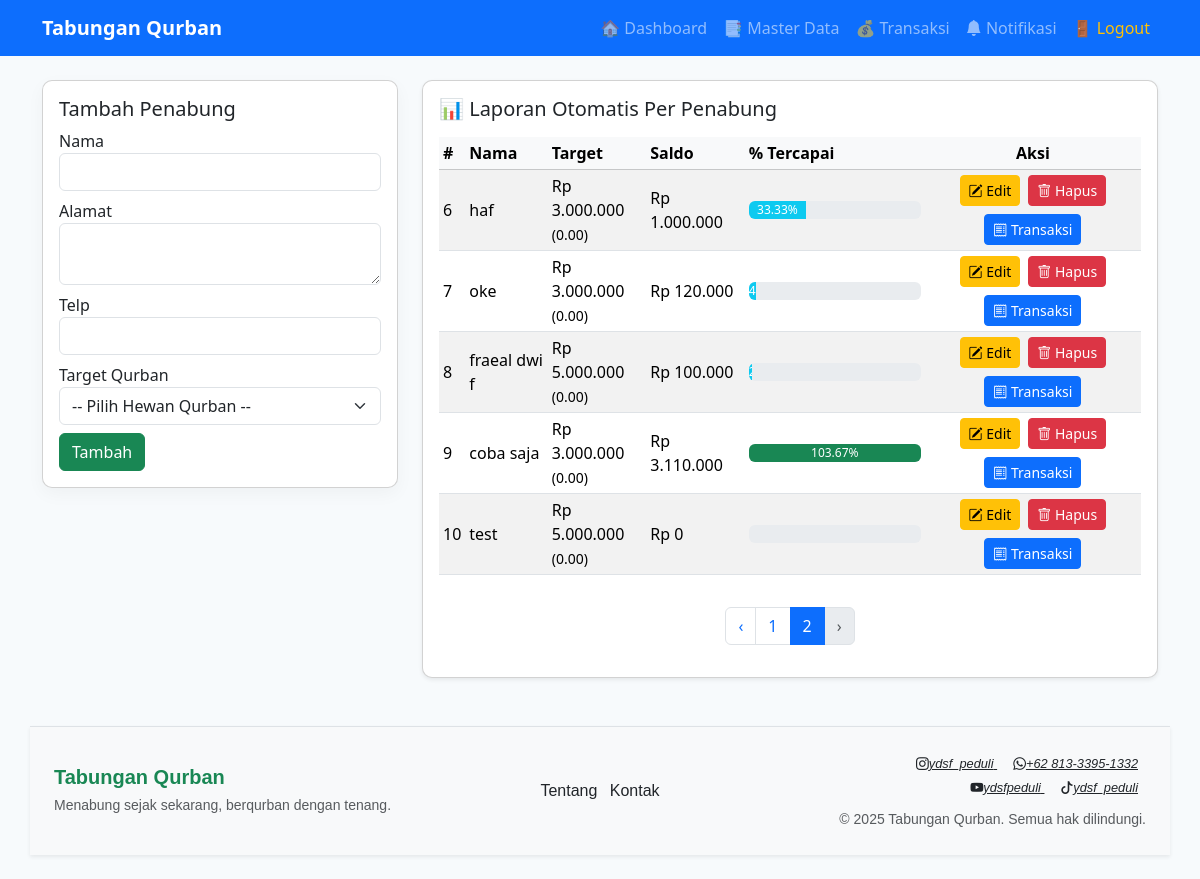
Page /pages/master_data.php?page=2 (signed in) on the committed database.
### tables this page shows
CREATE TABLE `savers` (
  `id` int(11) NOT NULL,
  `nama` varchar(200) NOT NULL,
  `username` varchar(50) DEFAULT NULL,
  `password` varchar(255) DEFAULT NULL,
  `animal_id` int(11) DEFAULT NULL,
  `nik` varchar(50) DEFAULT NULL,
  `alamat` text DEFAULT NULL,
  `telp` varchar(50) DEFAULT NULL,
  `target_qurban` decimal(12,2) DEFAULT 0.00,
  `created_at` timestamp NOT NULL DEFAULT current_timestamp(),
  `target_nominal` int(11) DEFAULT 0,
  `tanggal_lunas` date DEFAULT NULL
);

### inc/functions.php (called while the page is built, shortened)
<?php
require_once __DIR__ . '/db.php';
function get_all_savers() {
    global $pdo;
    $stmt = $pdo->query("SELECT * FROM savers ORDER BY created_at DESC");
    return $stmt->fetchAll();
}
function get_balance($saver_id) {
    global $pdo;
    $stmt = $pdo->prepare("
        SELECT
          (SELECT IFNULL(SUM(amount),0) FROM transactions WHERE saver_id = ? AND jenis='setor') -
          (SELECT IFNULL(SUM(amount),0) FROM transactions WHERE saver_id = ? AND jenis='tarik') AS balance
    ");
    $stmt->execute([$saver_id, $saver_id]);
    $row = $stmt->fetch();
    return $row ? $row['balance'] : 0;
}

### pages/master_data.php (the view, shortened to what this page needs)
<?php
require_once __DIR__ . '/../inc/functions.php';
include __DIR__ . '/../inc/header.php';
$id   = $_GET['id'] ?? null;
$savers = get_all_savers();
$edit_data = $id ? get_saver($id) : null;
?>
<div class="row">
  <div class="col-md-4">
    <div class="card p-3">
      <h5><?= $edit_data ? 'Edit Penabung' : 'Tambah Penabung' ?></h5>
      <form method="post" action="save_saver.php">
        <div class="mb-2">
          <label>Nama</label>
          <input name="nama" class="form-control" required value="<?= $edit_data['nama'] ?? '' ?>">
        </div>
        <div class="mb-2">
          <label>Alamat</label>
          <textarea name="alamat" class="form-control"><?= $edit_data['alamat'] ?? '' ?></textarea>
        </div>
        <div class="mb-2">
          <label>Telp</label>
          <input name="telp" class="form-control" value="<?= $edit_data['telp'] ?? '' ?>">
        </div>
        <div class="mb-2">
          <label>Target Qurban</label>
          <select name="target_qurban" id="target_qurban" class="form-select" required>
            <option value="">-- Pilih Hewan Qurban --</option>
          </select>
        </div>
        <button class="btn btn-success"><?= $edit_data ? 'Simpan Perubahan' : 'Tambah' ?></button>
      </form>
    </div>
  </div>
<div class="col-md-8">
  <div class="card p-3 shadow-sm">
    <h5 class="mb-3">📊 Laporan Otomatis Per Penabung</h5>
    <table class="table table-striped table-hover table-sm align-middle">
      <thead class="table-light">
        <tr>
          <th>#</th>
          <th>Nama</th>
          <th>Target</th>
          <th>Saldo</th>
          <th>% Tercapai</th>
          <th class="text-center">Aksi</th>
        </tr>
      </thead>
      <tbody>
        <?php
        $per_page = 5;
        $total_data = count($savers);
        $total_pages = ceil($total_data / $per_page);
        $page = isset($_GET['page']) ? (int)$_GET['page'] : 1;
        $start = ($page - 1) * $per_page;
        $page_savers = array_slice($savers, $start, $per_page);
        foreach ($page_savers as $i => $s):
            $saldo = get_balance($s['id']);
            $target = $s['target_nominal'] ?? 0;
            $progress = $target > 0 ? round(($saldo / $target) * 100, 2) : 0;
        ?>
        <tr>
          <td><?= $start + $i + 1 ?></td>
          <td><?= htmlspecialchars($s['nama']) ?></td>
          <td>Rp <?= number_format($target, 0, ',', '.') ?> <br><small>(<?= htmlspecialchars($s['target_qurban']) ?>)</small></td>
          <td>Rp <?= number_format($saldo, 0, ',', '.') ?></td>
          <td style="width:180px">
            <div class="progress" style="height: 18px;">
              <div class="progress-bar <?= $progress >= 100 ? 'bg-success' : 'bg-info' ?>"
                   role="progressbar"
                   style="width: <?= min($progress,100) ?>%">
                <?= $progress ?>%
              </div>
            </div>
          </td>
          <td>
            <div class="d-flex justify-content-center gap-2 flex-wrap">
              <a href="?mode=edit&id=<?= $s['id'] ?>" class="btn btn-sm btn-warning">
                <i class="bi bi-pencil-square"></i> Edit
              </a>
              <a href="save_saver.php?action=del&id=<?= $s['id'] ?>"
                 class="btn btn-sm btn-danger"
                 onclick="return confirm('Hapus penabung ini?')">
                <i class="bi bi-trash"></i> Hapus
              </a>
              <a href="transactions.php?saver_id=<?= $s['id'] ?>" class="btn btn-sm btn-primary">
                <i class="bi bi-receipt"></i> Transaksi
              </a>
            </div>
          </td>
        </tr>
        <?php endforeach; ?>
      </tbody>
    </table>
    <nav aria-label="Page navigation" class="mt-3">
      <ul class="pagination justify-content-center">
        <li class="page-item <?= $page <= 1 ? 'disabled' : '' ?>">
          <a class="page-link" href="?page=<?= $page - 1 ?>">‹</a>
        </li>
        <?php for ($p = 1; $p <= $total_pages; $p++): ?>
          <li class="page-item <?= $page == $p ? 'active' : '' ?>">
            <a class="page-link" href="?page=<?= $p ?>"><?= $p ?></a>
          </li>
        <?php endfor; ?>
        <li class="page-item <?= $page >= $total_pages ? 'disabled' : '' ?>">
          <a class="page-link" href="?page=<?= $page + 1 ?>">›</a>
        </li>
      </ul>
    </nav>
  </div>
</div>
<?php include __DIR__ . '/../inc/footer.php'; ?>

### assets/css/style.css (style rules this page uses)
body { background: #f7fafc; font-family: system-ui, -apple-system, "Segoe UI", Roboto, "Helvetica Neue", Arial; }
.card { border-radius: 10px; box-shadow: 0 6px 18px rgba(0,0,0,0.04); }

### rows in the picture
savers: i "6", nama "haf", target_nominal "3.000.000", target_qurban "0.00", saldo "1.000.000", progress "33.33"
savers: i "7", nama "oke", target_nominal "3.000.000", target_qurban "0.00", saldo "120.000", progress "4"
savers: i "8", nama "fraeal dwi f", target_nominal "5.000.000", target_qurban "0.00", saldo "100.000"
savers: i "9", nama "coba saja", target_nominal "3.000.000", target_qurban "0.00", saldo "3.110.000", progress "103.67"
savers: i "10", nama "test", target_nominal "5.000.000", target_qurban "0.00", saldo "0"
